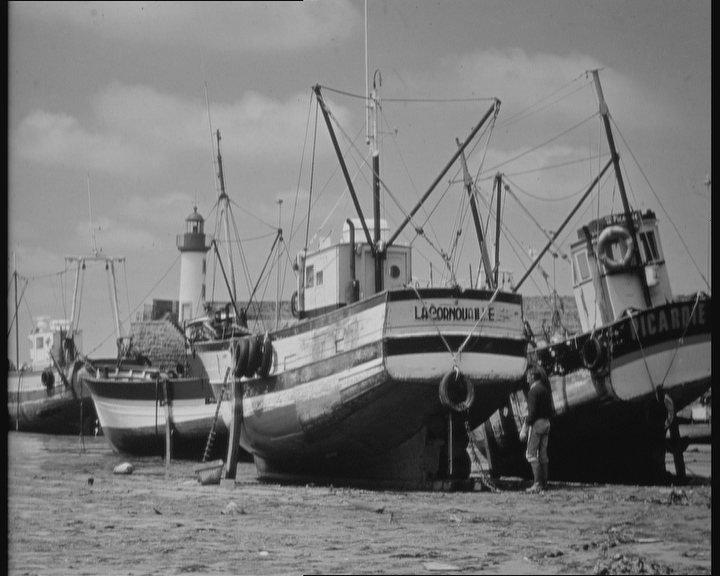
#> input picture Assignment 0/boats.bmp, 720 x 576 px
$ python 0.py
#> lines starting #> are read from the running program, lines starting #| are printed output that depends on the picture
import cv2
import matplotlib.pyplot as plt
image=cv2.imread('./boats.bmp',1)
#> image is the input picture: shape (576, 720, 3); min 3, max 220, mean 120
hr=[0]*256
hg=[0]*256
hb=[0]*256
rows=image.shape[0]
#> rows = 576
cols=image.shape[1]
#> cols = 720
for i in range(0,rows):
    for j in range(0,cols):
        hr[image[i][j][2]]+=1
        hg[image[i][j][1]]+=1
        hb[image[i][j][0]]+=1

plt.plot(hr)
plt.title('Red Intensity Distribution')
plt.xlabel('Intensity Value')
plt.ylabel('Frequency')
plt.show()
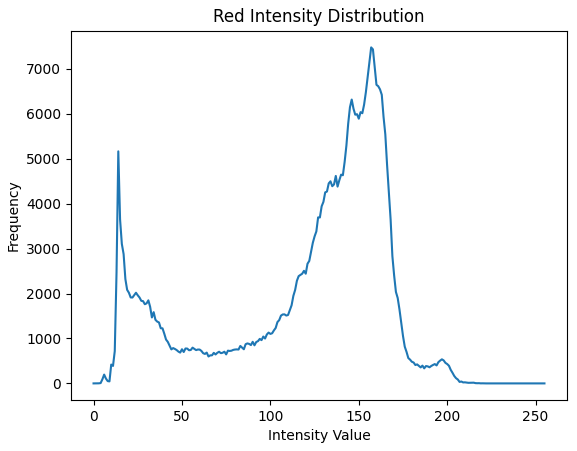
#> figure drawn by matplotlib, 1 panel; curve peaks at x = 157, y = 7480
plt.plot(hg)
plt.title('Green Intensity Distribution')
plt.xlabel('Intensity Value')
plt.ylabel('Frequency')
plt.show()
#> figure, not shown here; curve peaks at x = 157, y = 7480
plt.plot(hb)
plt.title('Blue Intensity Distribution')
plt.xlabel('Intensity Value')
plt.ylabel('Frequency')
plt.show()
#> figure, not shown here; curve peaks at x = 157, y = 7480
